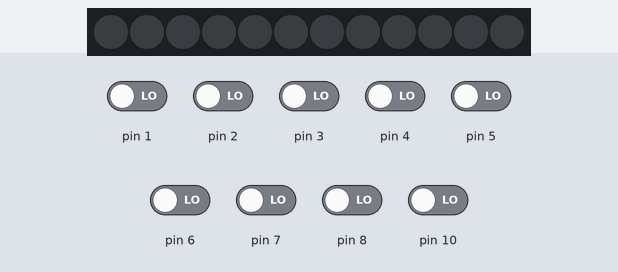
A sketch run on a simulated Arduino Uno, built with avr-gcc and run on an emulated ATmega328P. Shown: 12 RGB LEDs in strip order, left to right. Inputs (shaded band) come from the test bench; at power-on: pin 1–8, pin 10 LOW. Dim RGB values are drawn brighter than linear.

Above: at 1.2 s.
1.3 s: pin 1 driven HIGH
At 2.3 s:
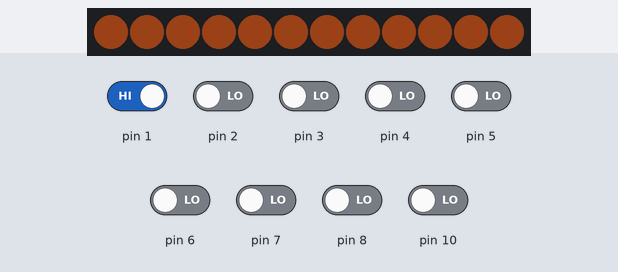
2.8 s: pin 10 driven HIGH
4.3 s: pin 10 driven LOW
5.9 s: pin 1 driven LOW and pin 3 driven HIGH
At 7.2 s:
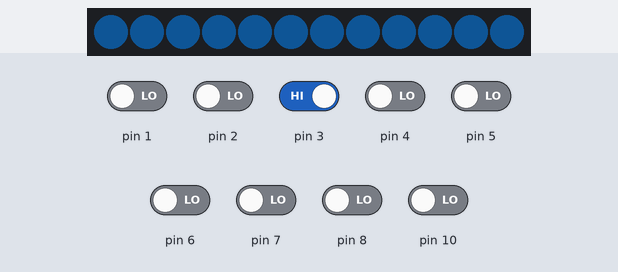
7.5 s: pin 2 driven HIGH
At 8.1 s:
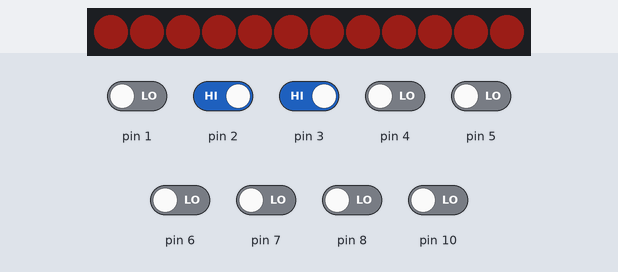
9.0 s: pin 2 driven LOW
At 10.2 s:
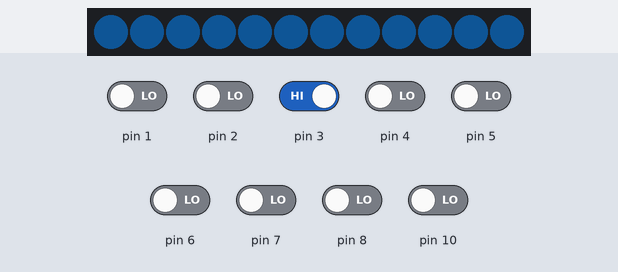
Timing chart, 0 to 11.6 s (numbered marks = the images above; inputs shaded):
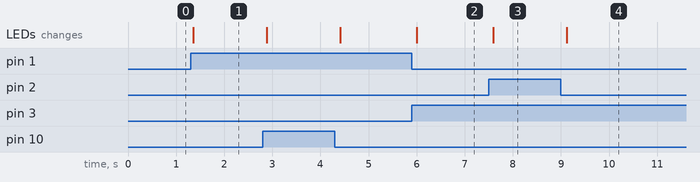

The sketch:

caixa-emocoes-r02.ino
```cpp
#define neopixel 9

#include <Adafruit_NeoPixel.h>
#ifdef __AVR__
 #include <avr/power.h> // Required for 16 MHz Adafruit Trinket
#endif

#define NUMPIXELS 12
Adafruit_NeoPixel pixels(NUMPIXELS, neopixel, NEO_GRB + NEO_KHZ800);

void setup() {
  // put your setup code here, to run once:
  pinMode(10, INPUT);
  pinMode(1, INPUT);
  pinMode(2, INPUT);
  pinMode(3, INPUT);
  pinMode(4, INPUT);
  pinMode(5, INPUT);
  pinMode(6, INPUT);
  pinMode(7, INPUT);
  pinMode(8, INPUT);

  //Serial.begin(115200);
  pixels.begin();
}

void loop() {
  // put your main code here, to run repeatedly:
  pixels.setBrightness(30);
  if(digitalRead(10)){

    for(int j=0; j < NUMPIXELS; j++) { // For each one of the 12 pixel...


      pixels.setPixelColor(j, 0xeda628); // Alegria


      delay(5); // Pause before next pass through loop
    }
    pixels.show();   // Send the updated pixel colors to the hardware.
  }else if(digitalRead(1)){

    for(int j=0; j < NUMPIXELS; j++) { // For each one of the 12 pixel...


      pixels.setPixelColor(j, 0xdc5e23); // Ansiedade


      delay(5); // Pause before next pass through loop
    }
    pixels.show();   // Send the updated pixel colors to the hardware.
  }else if(digitalRead(2)){

    for(int j=0; j < NUMPIXELS; j++) { // For each one of the 12 pixel...


      pixels.setPixelColor(j, 0xe63123); // Raiva


      delay(5); // Pause before next pass through loop
    }
    pixels.show();   // Send the updated pixel colors to the hardware.
  }else if(digitalRead(3)){

    for(int j=0; j < NUMPIXELS; j++) { // For each one of the 12 pixel...


      pixels.setPixelColor(j, 0x116bb2); // Tristeza


      delay(5); // Pause before next pass through loop
    }
    pixels.show();   // Send the updated pixel colors to the hardware.
  }else if(digitalRead(4)){

    for(int j=0; j < NUMPIXELS; j++) { // For each one of the 12 pixel...


      pixels.setPixelColor(j, 0xc32c90); // Vergonha


      delay(5); // Pause before next pass through loop
    }
    pixels.show();   // Send the updated pixel colors to the hardware.
  }else if(digitalRead(5)){

    for(int j=0; j < NUMPIXELS; j++) { // For each one of the 12 pixel...


      pixels.setPixelColor(j, 0x997fb9); // Medo


      delay(5); // Pause before next pass through loop
    }
    pixels.show();   // Send the updated pixel colors to the hardware.
  }else if(digitalRead(6)){

    for(int j=0; j < NUMPIXELS; j++) { // For each one of the 12 pixel...


      pixels.setPixelColor(j, 0x383d98); // Tédio


      delay(5); // Pause before next pass through loop
    }
    pixels.show();   // Send the updated pixel colors to the hardware.
  }else if(digitalRead(7)){

    for(int j=0; j < NUMPIXELS; j++) { // For each one of the 12 pixel...


      pixels.setPixelColor(j, 0x53b147); // Nojinho


      delay(5); // Pause before next pass through loop
    }
    pixels.show();   // Send the updated pixel colors to the hardware.
  }else if(digitalRead(8)){

    for(int j=0; j < NUMPIXELS; j++) { // For each one of the 12 pixel...


      pixels.setPixelColor(j, 0x08847a); // inveja


      delay(5); // Pause before next pass through loop
    }
    pixels.show();   // Send the updated pixel colors to the hardware.
  }
}
```

Measured:
- after the input at 1.3 s, the LEDs: change after 0.06 s (image 1)
- after the input at 5.9 s, the LEDs: change after 0.10 s (image 2)
- after the input at 7.5 s, the LEDs: change after 0.09 s (image 3)
- after the input at 9.0 s, the LEDs: change after 0.12 s (image 4)
